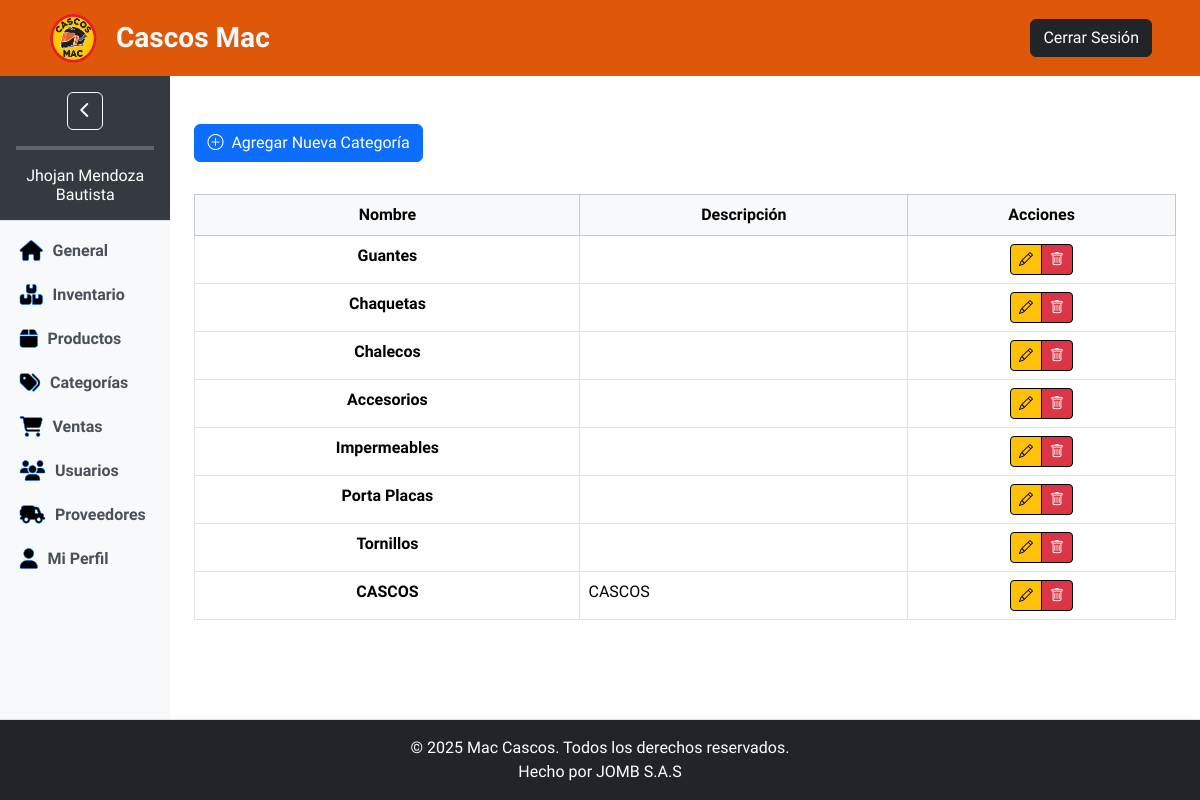
Screenshot of /tienda/categoria/ (signed in) with the database file from the repository.
### usuarios/models.py (models this page shows, shortened)
class Usuario(AbstractUser):
    EMAIL_FIELD = 'email'
    ROLES = (
        ('', 'Seleccione una opción'),
        ('gerente', 'Gerente'),
        ('vendedor', 'Vendedor'),
    )
    email = models.EmailField(unique=True)
    rol = models.CharField(
        max_length=20,
        choices=ROLES,
    )

### tienda/models.py (models this page shows, shortened)
class Categoria(models.Model):
    nombre = models.CharField(max_length=100, unique=True)
    descripcion = models.TextField(blank=True, null=True)

### tienda/views.py (the view)
# urls.py: path('categoria/', views.CategoriaContenidoView.as_view(), name='contenido_categorias'),
class CategoriaContenidoView(LoginRequiredMixin, ListView):
    model = Categoria
    template_name = 'dashboard/categorias/categorias_contenido.html'
    context_object_name = 'categorias'
    def get_queryset(self):
        return Categoria.objects.all()

### templates/dashboard/categorias/categorias_contenido.html
{% extends 'base_dashboard.html' %}
{% load static %}
{% block content %}
<div class="mt-4">
    <div class="mb-3">
        <a href="{% url 'crear_categoria' %}" class="btn btn-primary">
            <i class="bi bi-plus-circle me-2"></i>Agregar Nueva Categoría
        </a>
    </div>
    <div class="table-responsive">
        <table class="table table-bordered table-hover mt-3">
            <thead class="table-light">
                <tr class="text-center align-middle">
                    <th>Nombre</th>
                    <th>Descripción</th>
                    <th>Acciones</th>
                </tr>
            </thead>
            <tbody>
                {% for categoria in categorias %}
                    <tr>
                        <td  class="fw-semibold  text-center">{{ categoria.nombre }}</td>
                        <td>{{ categoria.descripcion }}</td>
                        <td class="text-center">
                            <div class="btn-group" role="group" aria-label="Acciones">
                                <a href="{% url 'editar_categoria' categoria.pk %}"
                                   class="btn btn-warning btn-sm border-black"
                                   aria-label="Editar categoría {{ categoria.nombre }}">
                                   <i class="bi bi-pencil"></i>
                                </a>
                                <a href="{% url 'eliminar_categoria' categoria.pk %}"
                                   class="btn btn-danger btn-sm border-black"
                                   aria-label="Eliminar categoría {{ categoria.nombre }}">
                                   <i class="bi bi-trash"></i>
                                </a>
                            </div>
                        </td>
                    </tr>
                {% empty %}
                    <tr>
                        <td colspan="3" class="text-center">No hay categorías disponibles.</td>
                    </tr>
                {% endfor %}
            </tbody>
        </table>
    </div>
</div>
{% endblock %}

### templates/base_dashboard.html (shortened to what this page needs)
{% load static %}
<!DOCTYPE html>
<html lang="es">
<head>
    <link rel="stylesheet" href="{% static 'css/base_dash.css' %}">
    <link href="https://cdn.jsdelivr.net/npm/bootstrap@5.3.3/dist/css/bootstrap.min.css" rel="stylesheet"
>
    <link href="https://cdnjs.cloudflare.com/ajax/libs/font-awesome/6.0.0-beta3/css/all.min.css" rel="stylesheet">
    <link rel="stylesheet" href="https://cdn.jsdelivr.net/npm/bootstrap-icons@1.11.3/font/bootstrap-icons.min.css">
</head>
<body class="d-flex flex-column min-vh-100">
    <header class="navbar navbar-expand-lg navbar-expand-md py-2 px-5 d-none d-lg-flex d-md-flex">
        <a class="navbar-brand d-flex align-items-center" href="{% url 'index' %}">
            <img src="{% static 'img/logo2.png' %}" alt="Logo de Mac Cascos" class="me-2">
            <span class="fs-3 fw-semibold text-light">Cascos Mac</span>
        </a>
        <ul class="navbar-nav ms-auto">
            {% if user.is_authenticated %}
                <a href="{% url 'logout' %}" class="btn btn-dark">Cerrar Sesión</a>
            {% else %}
                <a href="{% url 'index' %}" class="btn btn-outline-dark">Volver al Inicio</a>
            {% endif %}
        </ul>
    </header>
    <div class="d-flex flex-grow-1 overflow-hidden">
        {% if user.is_authenticated %}
            <aside class="sidebar bg-light overflow-hidden" id="sidebar">
                <div class="sidebar-header">
                    <div class="align-items-center align-content-center">
                        <div class="align-items-center align-content-center mb-3">
                            <button class="btn btn-outline-light ms-auto" id="sidebar-toggle">
                                <i class="fas fa-chevron-left" id="boton-colapso"></i>
                            </button>
                        </div>
                        <hr class="border border-2" id="division-bar">
                        <div id="user-name-column">
                            <h1 class="fs-6 mb-0" id="sidebar-user-name">
                                {{ request.user.get_full_name }}
                            </h1>
                        </div>
                    </div>
                </div>
                <nav class="sidebar-nav text-center">
                    <ul class="nav flex-column mt-2">
                        {% if user.rol == 'gerente' %}
                            <li class="nav-item">
                                <a href="{% url 'dashboard_gerente' %}" class="nav-link ajax-link" data-bs-toggle="tooltip"
                                    title="General">
                                    <i class="fa fa-house"></i> General
                                </a>
                            </li>
                            <li class="nav-item">
                                <a href="{% url 'inventario' %}" class="nav-link ajax-link" data-bs-toggle="tooltip"
                                    title="Inventario">
                                    <i class="fa fa-boxes"></i> Inventario
                                </a>
                            </li>
                            <li class="nav-item">
                                <a href="{% url 'contenido_productos' %}" class="nav-link ajax-link" data-bs-toggle="tooltip"
                                    title="Productos">
                                    <i class="fa fa-box"></i> Productos
                                </a>
                            </li>
                            <li class="nav-item">
                                <a href="{% url 'contenido_categorias' %}" class="nav-link ajax-link" data-bs-toggle="tooltip"
                                    title="Categorías">
                                    <i class="fa fa-tags"></i> Categorías
                                </a>
                            </li>
                            <li class="nav-item">
                                <a href="{% url 'ventas:contenido_ventas' %}" class="nav-link ajax-link"
                                    data-bs-toggle="tooltip" title="Ventas">
                                    <i class="fa fa-shopping-cart"></i> Ventas
                                </a>
                            </li>
                            <li class="nav-item">
                                <a href="{% url 'listar_usuarios' %}" class="nav-link ajax-link" data-bs-toggle="tooltip"
                                    title="Usuarios">
                                    <i class="fa fa-users"></i> Usuarios
                                </a>
                            </li>
                            <li class="nav-item">
                                <a href="{% url 'contenido_proveedores' %}" class="nav-link ajax-link" data-bs-toggle="tooltip"
                                    title="Proveedores">
                                    <i class="fa fa-truck-field"></i> Proveedores
                                </a>
                            </li>
                            <li class="nav-item">
                                <a href="{% url 'mi_perfil' %}" class="nav-link ajax-link" data-bs-toggle="tooltip"
                                    title="Usuarios">
                                    <i class="fa fa-user"></i> Mi Perfil
                                </a>
                            </li>
                        {% endif %}
                    </ul>
                </nav>
            </aside>
        {% endif %}
        <main class="flex-grow-1 overflow-auto p-4 container-fluid">
            {% block content %}{% endblock %}
        </main>
    </div>
    <footer class="bg-dark text-white border-top shadow-sm mt-auto py-3">
        <div class="container">
            <div class="row flex-column">
                <div class="col-mb-3">
                    <p class="mb-0">&copy; 2025 Mac Cascos. Todos los derechos reservados.</p>
                </div>
                <div class="col">
                    <p class="mb-0">
                        <a href="https://jhojanomb.github.io/JOMB/" class="text-white text-decoration-none">
                            Hecho por JOMB S.A.S
                        </a>
                    </p>
                </div>
            </div>
        </div>
    </footer>
</body>
</html>

### static/css/base_dash.css (style rules this page uses)
:root { --fuente-letra: 'Quicksand', sans-serif; --color-bg-navbar: #df580a; --color-bg-sidebar: #343a40; --color-text-sidebar: #ffffff; --color-hover: #007bff; --color-hover-dark: #0056b3; --color-footer: #343a40; --color-text-footer: #ffffff; }
* { font-family: var(--fuente-letra); margin: 0; padding: 0; box-sizing: border-box; }
body { font-family: var(--fuente-letra); display: flex; flex-direction: column; min-height: 100vh; }
.navbar { background: var(--color-bg-navbar) !important; padding: 10px 15px; }
.navbar-brand { display: flex; align-items: center; gap: 10px; color: #212529; font-weight: 600; font-size: 1.25rem; }
.navbar-brand img { width: 50px; height: 50px; }
.navbar-nav .btn { color: white; background-color: #212529; }
.sidebar-header { background-color: var(--color-bg-sidebar); color: var(--color-text-sidebar); padding: 1rem; text-align: center; border-bottom: 1px solid #dee2e6; }
.sidebar-nav .nav-link { font-size: 1rem; color: #495057; padding: 10px 20px; display: flex; align-items: center; transition: all 0.3s ease; }
.sidebar-nav .nav-link i { margin-right: 10px; font-size: 1.25rem; color: black; -webkit-text-stroke: 0.5px var(--color-hover); transition: color 0.3s ease; }
.sidebar:not(.collapsed) { width: 200px; transition: width 0.3s ease; }
footer { background-color: var(--color-footer); color: var(--color-text-footer); text-align: center; padding: 10px 0; width: 100%; position: relative; bottom: 0; }
.nav-item a { font-size: 16px; font-weight: 600; }

### rows the page displays
Usuario: user.get_full_name "Jhojan Mendoza Bautista"
Categoria: nombre "Guantes"
Categoria: nombre "Chaquetas"
Categoria: nombre "Chalecos"
Categoria: nombre "Accesorios"
Categoria: nombre "Impermeables"
Categoria: nombre "Porta Placas"
Categoria: nombre "Tornillos"
Categoria: nombre "CASCOS", descripcion "CASCOS"
